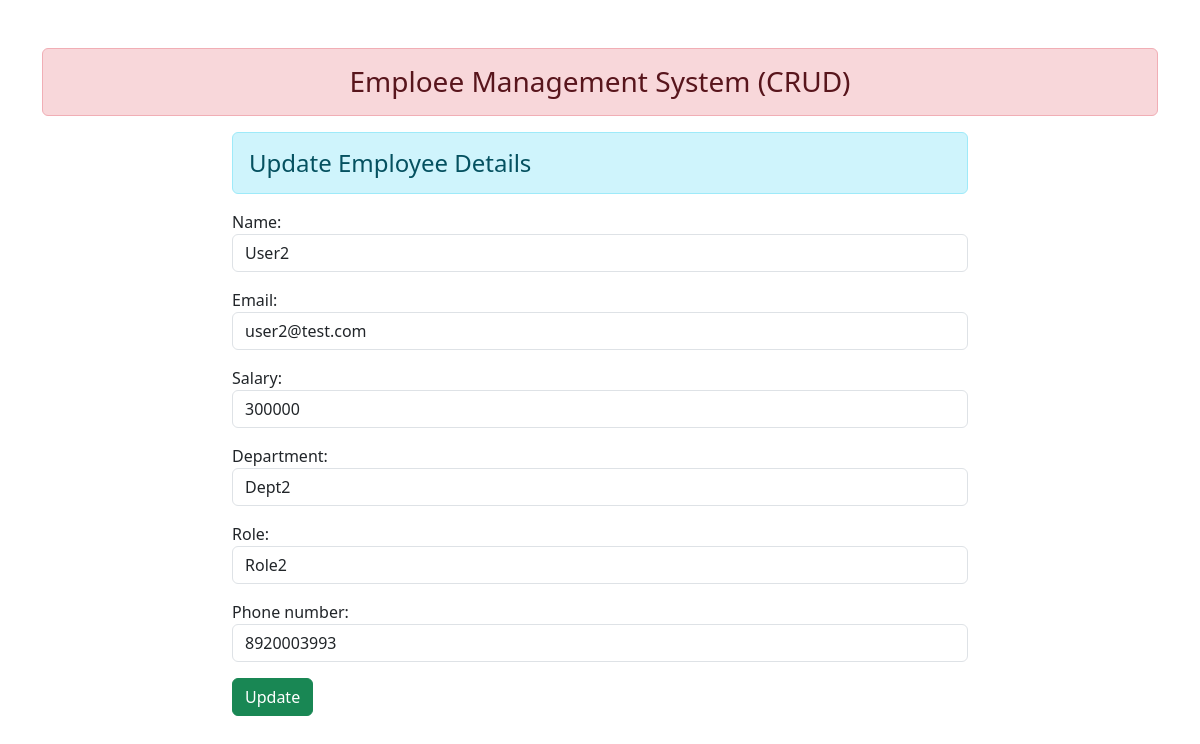
Page /update/35/ on the committed database.
### employee/models.py (models this page shows, shortened)
class Employee(models.Model):
    name = models.CharField(max_length=50)
    email = models.EmailField(max_length=100)
    salary = models.IntegerField()
    department = models.CharField(max_length=50)
    role = models.CharField(max_length=50)
    phone_number = models.TextField(max_length=10)

### employee/views.py (the view, shortened to what this page needs)
# urls.py: path('update/<int:id>/', views.EmployeeUpdateView.as_view(), name="update_emp"),
class EmployeeUpdateView(View):
    def get(self, request, id):
        emp = Employee.objects.get(pk=id)
        fm = EmployeeForm(instance=emp)
        return render(request, 'employee/updateemployee.html', {'form': fm})

### employee/forms.py
class EmployeeForm(forms.ModelForm):
    class Meta:
        model = Employee
        fields = '__all__'
        widgets = {
            'name': forms.TextInput(attrs={'class': 'form-control'}),
            'email': forms.EmailInput(attrs={'class': 'form-control'}),
            'salary': forms.NumberInput(attrs={'class': 'form-control'}),
            'department': forms.TextInput(attrs={'class': 'form-control'}),
            'role': forms.TextInput(attrs={'class': 'form-control'}),
            'phone_number': forms.TextInput(attrs={'class': 'form-control'}),
        }

### employee/templates/employee/updateemployee.html (shortened to what this page needs)
{% extends 'employee/base.html' %}
{% block content %}
<div class="row">
    <div class="col-sm-8 offset-2">
        <h4 class="alert alert-info">Update Employee Details</h4>
        <form action="" method="post">
            {{form.as_p}}
            <input type="submit" class="btn btn-success" value="Update">
        </form>
    </div>
</div>
{% endblock content %}

### rows in the picture
Employee: name "User2", email "user2@test.com", salary "300000", department "Dept2", role "Role2", phone_number "8920003993"
